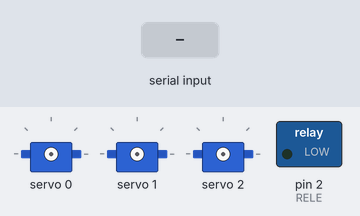
Bench run of a sketch on a simulated Arduino Uno, built with avr-gcc and run on an emulated ATmega328P. Parts: 3 × servo, switched loads named in the sketch (green lamp = pin HIGH). The inputs (shaded band) are chosen by the test bench.

Above: at 1.2 s.
1.3 s: "90,45,200\n" received over Serial
At 3.5 s:
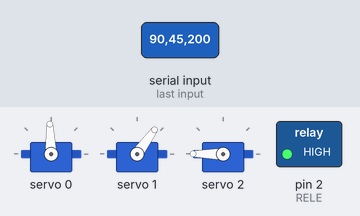
3.8 s: "30,150,10\n" received over Serial
At 5.6 s:
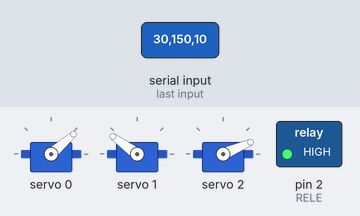
6.3 s: "90,45\n" received over Serial
At 8.5 s:
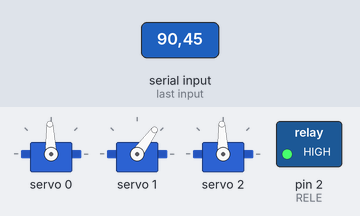
8.8 s: "30,150\n" received over Serial
At 10.5 s:
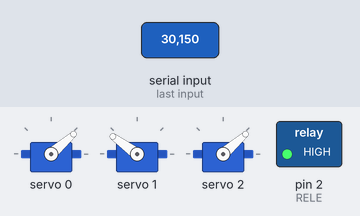
11.3 s: "5\n" received over Serial
At 13.4 s:
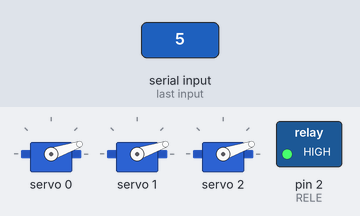
13.8 s: "90\n" received over Serial
At 15.4 s:
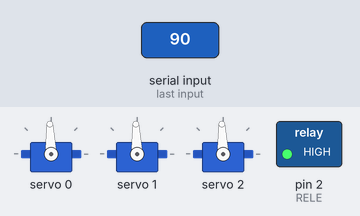
Timing chart, 0 to 16.9 s (numbered marks = the images above; inputs shaded):
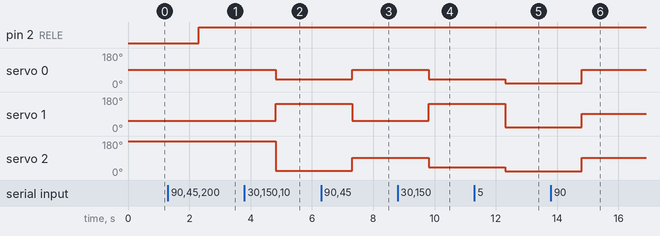

The sketch:

ProyectoF.ino
```cpp
#include <string.h>
#include <SoftwareSerial.h>
#include <Wire.h>
#include <Adafruit_PWMServoDriver.h>

#define RELE 2

Adafruit_PWMServoDriver servos = Adafruit_PWMServoDriver(0x40);

unsigned int pos0=172; // ancho de pulso en cuentas para posicion 0°
unsigned int pos180=565; // ancho de pulso en cuentas para la posicion 180°

void setup() {
  Serial.begin(9600);
  delay(30);
  pinMode(RELE, OUTPUT);
  digitalWrite(RELE,0);
  servos.begin();
  servos.setPWMFreq(60); //Frecuecia PWM de 60Hz o T=16,66ms
}
void setServo(uint8_t n_servo, int angulo) {
  int duty;
  duty=map(angulo,0,180,pos0, pos180);
  servos.setPWM(n_servo, 0, duty);
}
int poserv1=0;
int poserv2=0;
int poserv3=0;
int pos,pos2,pos3;
int relei;
String cad,Sserv1,Sserv2,Sserv3,reles;

void loop() {
  if(Serial.available()){
    cad = Serial.readString();
    pos = cad.indexOf(',');
    pos2 = cad.indexOf(',',pos+1);
    pos3 = cad.indexOf(',',pos2+1);
    Sserv1= cad.substring(0,pos);
    Sserv2= cad.substring(pos+1,pos2);
    Sserv3= cad.substring(pos2+1,pos3);
    reles= cad.substring(pos3+1);

    if(poserv1 != Sserv1.toInt()){
      poserv1 = Sserv1.toInt();
      setServo(0,poserv1);
      }

    if(poserv2 != Sserv2.toInt()){
      poserv2 = Sserv2.toInt();
      setServo(1,poserv2);
      }

    if(poserv3 != Sserv3.toInt()){
      poserv3 = Sserv3.toInt();
      setServo(2,poserv3);
      }

    if(relei != reles.toInt()){
      relei = reles.toInt();
      digitalWrite(RELE, relei);
      }

    }

}
```

Measured:
- after the input at 1.3 s, pin 2 (RELE): LOW → HIGH after 1.0 s
- after the input at 3.8 s, servo 0: 92° → 41° after 1.0 s; servo 1: 54° → 144° after 1.0 s; servo 2: 180° → 23° after 1.0 s
- after the input at 6.3 s, servo 0: 41° → 92° after 1.0 s; servo 1: 144° → 54° after 1.0 s; servo 2: 23° → 92° after 1.0 s
- after the input at 8.8 s, servo 0, servo 2: 92° → 41° after 1.0 s; servo 1: 54° → 144° after 1.0 s
- after the input at 11.3 s, servo 0, servo 2: 41° → 19° after 1.0 s; servo 1: 144° → 19° after 1.0 s
- after the input at 13.8 s, servo 0–2: 19° → 92° after 1.0 s
